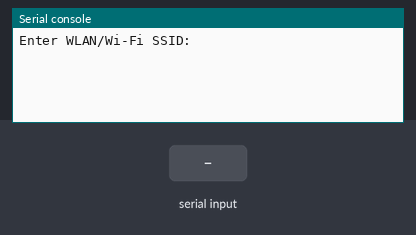
A program run on a simulated Raspberry Pi Pico running MicroPython. Parts: the last lines printed to the serial console. The test bench sets the inputs (shaded band). WiFi joins after 1.5 s; files the program writes start out absent; web requests get an empty 200 reply after 0.4 s. At 5.2 s the program stops and its outputs stay as they are.

Above: at 1.2 s.
1.3 s: "1" typed at the serial console, then Enter
At 2.3 s:
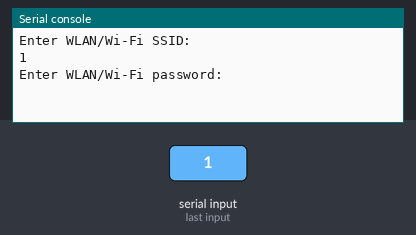
2.8 s: "0" typed at the serial console, then Enter
At 4.2 s:
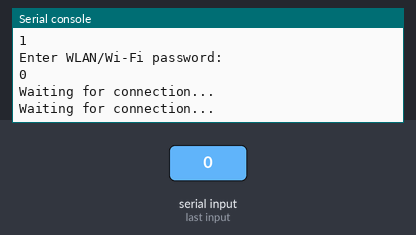

Measured:
- after the input at 1.3 s, the serial console: prints a new line at once (image 1)
- after the input at 2.8 s, the serial console: prints a new line at once (image 2)

The program:

setupdownload.py
```python
import network
import socket
from time import sleep
import machine
import os
import urequests
setupssid = input("Enter WLAN/Wi-Fi SSID: ")
setuppassword = input("Enter WLAN/Wi-Fi password: ")
setupurl = 'https://raw.githubusercontent.com/Beguwula/PicoDownloader/main/downloader.py'
setupfilename = 'downloader.py'
def connect(ssid, password):
    wlan = network.WLAN(network.STA_IF)
    wlan.active(True)
    wlan.connect(ssid, password)
    while wlan.isconnected() == False:
        print('Waiting for connection...')
        sleep(1)
def download(url, filename):
    path = filename
    response = urequests.get(url)
    if response.status_code == 200:
        with open(path, 'wb') as f:
            f.write(response.content)
        print(f"File saved as {path}")
    else:
        print(f"Error downloading file from {url}")
connect(setupssid, setuppassword)
download(setupurl, setupfilename)
del network
del socket
del sleep
del machine
del os
del urequests
del setupssid
del setuppassword
del setupurl
del setupfilename
del connect
del download
```
